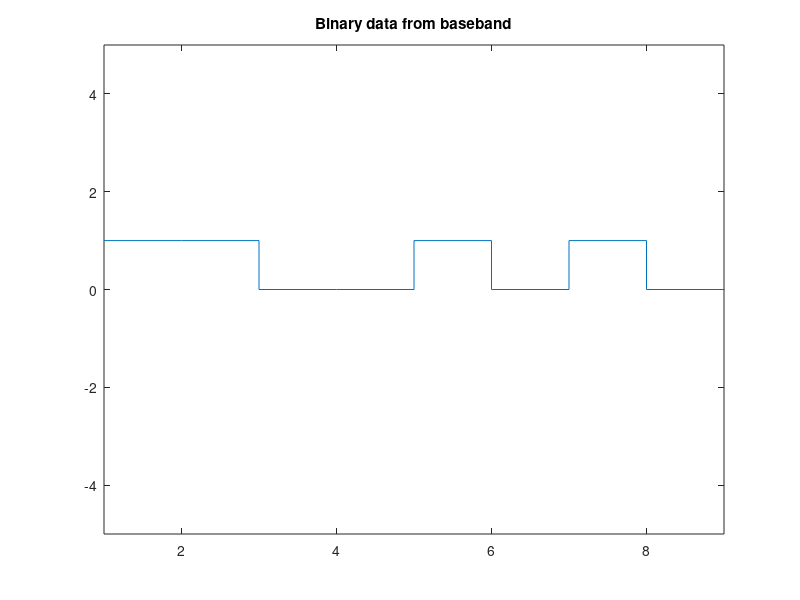
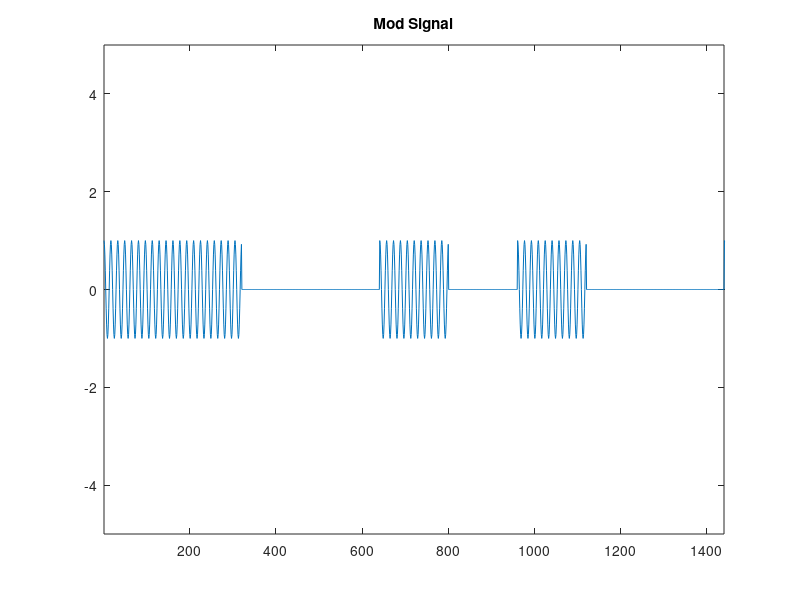

Reproduce these figures in MATLAB, in order. (Note: this script raises an error after producing the figures.)
%% Phase 2: Modulation for communication
clc; close all; clear workspace;

%Generated baseband data
N_bits = 1024;

%Let the carrier frequency be 10 KHz
Fc = 10000;

%carrier signal is 16 times oversampled
Fs = Fc * 16;

%consider the baseband data rate as 1 kbps
baseband_dataRate = 1000;
SamplePerBit = Fs / baseband_dataRate; % sampling period OR for each bit, sample 160 times.

%Modulate the data samples with carrier signal (cos(2pft))
Amp = 1;
t = 0: 1/Fs : N_bits/baseband_dataRate;
carrier_sig = Amp .* cos(2*pi*Fc*t);
% figure; plot(carrier_sig); ylim([-1.25 1.25]); xlim([0 160]); title("Carrier Sig");

%Assume a 6th order LPF with cut-off frequency 0.2 in the function
[b_low, a_low] = butter(6, 0.2);

signalLen = Fs* N_bits /baseband_dataRate + 1;
SNR = 5;

rng(0);
Data = randi([0 1], 1 , N_bits);
figure; stairs(Data); ylim([-5 5]); xlim([1 9]); title("Binary data from baseband");

%% Bandpass Modulation

Spower2Npower = (10.^(SNR/10));

DataStream = zeros(1, signalLen);
for i = 1: signalLen - 1
    DataStream(i) = Data(ceil(i*baseband_dataRate/Fs));
end
DataStream(signalLen) = DataStream(signalLen - 1);
% figure; stairs(DataStream); ylim([-5 5]); xlim([1 1440]); title("Extended to Fs");

% Modulated
OOK_Signal = carrier_sig .* DataStream;
figure; 
% stairs(DataStream); hold on; 
plot(OOK_Signal); ylim([-5 5]); xlim([1 1440]); title("Mod Signal");
% legend("Data", "Mod Signal");

%% Simulating channel and channel noise

OOK_SignalPower = bandpower(OOK_Signal);
OOK_NoisePower_variance = OOK_SignalPower ./ Spower2Npower;
rng(0);
OOK_Noise = sqrt(OOK_NoisePower_variance/2) .*randn(1,signalLen);
% figure; plot(OOK_Noise); ylim([-5 5]); xlim([1 1440]); title("Noise");

OOK_Signal_Received = OOK_Signal + OOK_Noise;
figure; 
% plot(OOK_Signal); hold on; 
plot(OOK_Signal_Received); ylim([-5 5]); xlim([1 1440]); title("Signal + Noise");
% legend("With noise", "Without noise");

%% At the receiver

OOK_Squared = OOK_Signal_Received.^2; %square law device (detection)
figure; plot(OOK_Squared); ylim([-0.25 3.5]); xlim([1 1440]); title("Squared");

% filtering of the demodulated signal
OOK_Filtered = filtfilt(b_low, a_low, OOK_Squared);
figure; plot(OOK_Filtered); ylim([-0.25 3.5]); xlim([1 1440]); title("Filtered");

% Use the decision threshold logic for decoding of received signals
OOK_Sampled = sample(OOK_Filtered, SamplePerBit, N_bits);
figure; stairs(OOK_Sampled, "-o"); ylim([-0.25 2]); xlim([1 9]); title("Sampled");

OOK_Result = zeros(1, N_bits);
for x = 1:N_bits
    if (OOK_Sampled(x) > ((Amp*Amp)/2))
        OOK_Result(x) = 1;
    else
        OOK_Result(x) = 0;
    end
end

figure; 
stairs(OOK_Sampled, "-o"); hold on;
yline((Amp*Amp)/2); hold on;
stairs(OOK_Result); ylim([-0.25 1.25]); xlim([1 9]); title("Binary output");

figure;
stairs(Data); hold on;
stairs(OOK_Result); ylim([-5 5]); xlim([1 9]); title("Binary output");
legend("input", "Output");

function sampled = sample(x,sampling_period,num_bit)
    sampled = zeros(1, num_bit);
    for n = 1: num_bit
        sampled(n) = x((2 * n - 1) * sampling_period / 2);
    end
end
